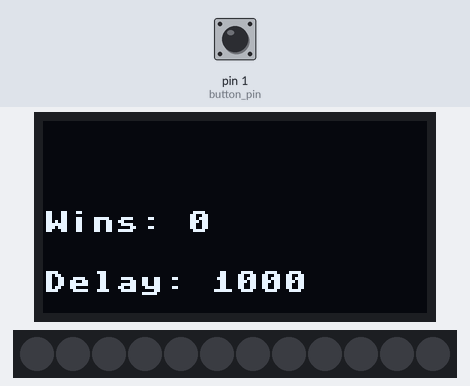
The program below on a simulated MicroPython board. Shown: 128×64 one-colour display, 12 RGB LEDs in strip order, left to right. The inputs (shaded band) are chosen by the test bench; at power-on: pin 1 (button_pin) HIGH. Random numbers come from a fixed seed; library files of the repository ran but are not shown: neopixel.py.

Above: at 0.1 s.
At 1.1 s:
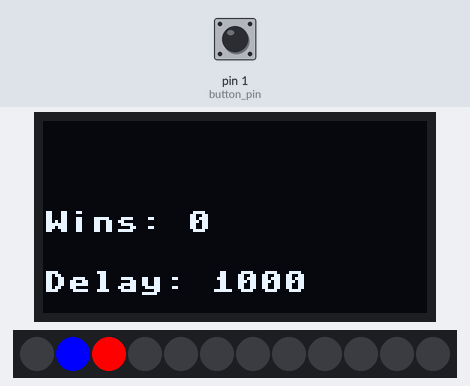
At 2.1 s:
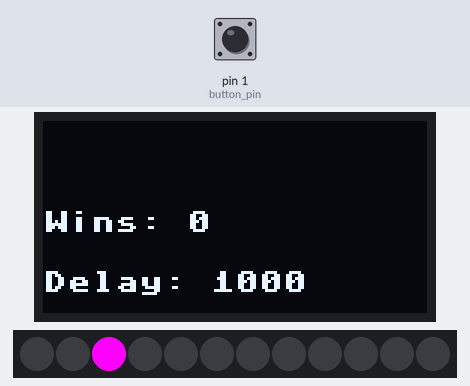
At 4.1 s:
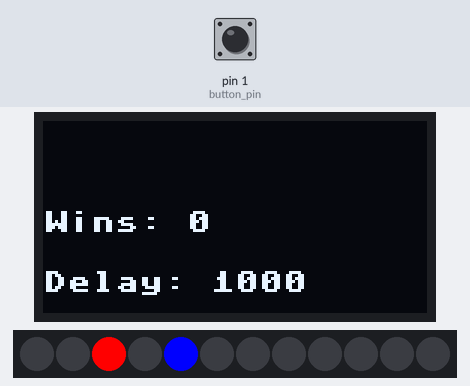
At 7.1 s:
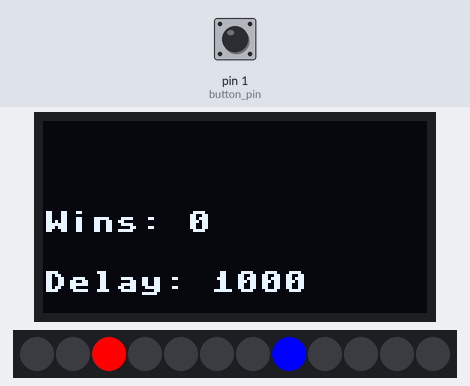
At 12.1 s:
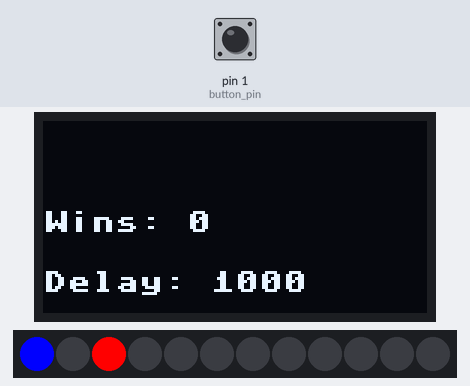

The program:

neo_pixelgame.py
```python
from neopixel import Neopixel
import time
import random
import ssd1306
from machine import Pin, I2C

#initialization
i2c = I2C(id=1,sda=Pin(14), scl=Pin(15))
display = ssd1306.SSD1306_I2C(128, 64, i2c)
pixels = Neopixel(12, 0, 0, "GRB")
button_pin_num = 1
button_pin = Pin(button_pin_num, Pin.IN, Pin.PULL_UP)

#colors
green = (0, 255, 0)
blue = (0, 0, 255)
red = (255, 0,0)
off = (0,0,0)
wins =0

delay = initial_delay = 1000
position = 0

last_time = time.ticks_ms()
target = random.randint(0,11) #pick target pixel
pixels.set_pixel(target, red)
display.text("Wins: 0",0,30,1)
display.text("Delay: "+str(delay),0,50,1)
display.show()

#subroutine to blink the lights
def flash(color):
    for i in range(0,3):
        pixels.fill(color)
        pixels.show()
        time.sleep(.5)
        pixels.fill(off)
        pixels.show()
        time.sleep(.5)

while True:
    #sleep will not work for this - we will miss button presses.
    #compare elapsed time.
    if  time.ticks_ms() - last_time > delay or time.ticks_ms() < last_time:
        pixels.set_pixel(position, off) #turn off led
        position = position + 1 #advance position
        if position > 11: #wrap if needed
             position = 0
        if target==position: #if overlap (correct), indicate it with color
            pixels.set_pixel(position, (255,0,255))
        else:
            pixels.set_pixel(position, blue) #refresh target and
            pixels.set_pixel(target, red)    #position
        last_time = time.ticks_ms()          #set next refresh
        pixels.show()                        #show strip
    if button_pin.value() == False:          #check button
        if position == target:       #win!
            delay = delay *.9
            flash(green)
            wins = wins +1
        else:                       #lose :(
            delay = intial_delay
            flash(red)
            wins =0
        target = random.randint(0,11)   #pick new target
        position =0
        pixels.set_pixel(target, red)    #set position and target
        pixels.set_pixel(position, blue)

        display.fill(0)                     #redraw screen
        display.text("Wins:"+str(wins),0,30,1)
        display.text("Delay: "+str(delay),0,50,1)
        display.show()
        last_time = time.ticks_ms()        #reset time
```

Measured:
- by itself, everything shown: repeats every 12.1 s, in 12 steps
- what the display in image 1 shows lasts 1.0 s, from 1.0 s to 2.0 s
